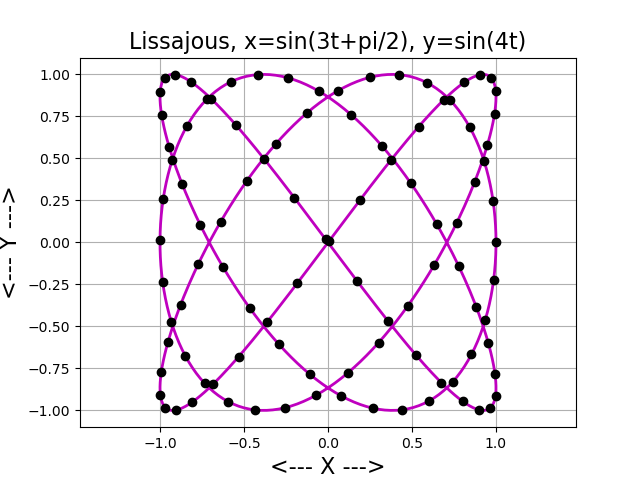

This chart was generated by the following Python code:
#! /usr/bin/env python3
#
def lissajous_plot ( ):

#*****************************************************************************80
#
## lissajous_plot() draws a Lissajous curve.
#
#  Licensing:
#
#    This code is distributed under the MIT license.
#
#  Modified:
#
#    27 May 2016
#
#  Author:
#
#    John Burkardt
#
  import matplotlib
  import matplotlib.pyplot as plt
  import numpy as np
  import platform

  print ( '' )
  print ( 'lissajous_plot():' )
  print ( '  python version:     ' + platform.python_version ( ) )
  print ( '  numpy version:      ' + np.version.version )
  print ( '  matplotlib version: ' + matplotlib.__version__ )
  print ( '  Make a plane curve by connecting a series of points.' )
#
#  Read the data from the file.
#
  x = []
  y = []

  file = open ( 'lissajous_data.txt', 'r' )

  for line in file:
    line = line.strip ( )
    columns = line.split ( )
    x.append ( float ( columns[0] ) )
    y.append ( float ( columns[1] ) )

  file.close ( )
#
#  Plot the data.
#
  plt.plot ( x, y, linewidth = 2, color = 'm' )
#
#  To avoid clutter, only plot every 10th point.
#
  plt.plot ( x[::10], y[::10], 'ko' )
  plt.grid ( True )
  plt.axis ( [ -1.2, +1.2, -1.2, +1.2 ] )
  plt.axis ( 'Equal' )
  plt.xlabel ( '<--- X --->', fontsize = 16 )
  plt.ylabel ( '<--- Y --->', fontsize = 16 )
  plt.title ( 'Lissajous, x=sin(3t+pi/2), y=sin(4t)', fontsize = 16 )

  filename = 'lissajous_plot.png'
  plt.savefig ( filename )
  print ( '' )
  print ( '  Graphics saved as "' + filename + '"' )
  plt.show ( block = False )
  plt.close ( )
#
#  Terminate.
#
  print ( '' )
  print ( 'lissajous_plot():' )
  print ( '  Normal end of execution.' )
  return

def timestamp ( ):

#*****************************************************************************80
#
## timestamp() prints the date as a timestamp.
#
#  Licensing:
#
#    This code is distributed under the MIT license. 
#
#  Modified:
#
#    06 April 2013
#
#  Author:
#
#    John Burkardt
#
  import time

  t = time.time ( )
  print ( time.ctime ( t ) )

  return

if ( __name__ == '__main__' ):
  timestamp ( )
  lissajous_plot ( )
  timestamp ( )
